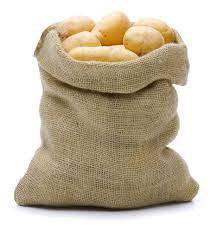
#> input picture Ejercicio 14/costal.jpg, 217 x 232 px, given in place of saco.jpeg, which was not available
$ python 'Ejercicio 14.py'
#> lines starting #> are read from the running program, lines starting #| are printed output that depends on the picture; pictures that were not available may be replaced by others from this repository, and a replacement may not be noted
import numpy as np
import cv2
import matplotlib.pyplot as plt

img1 = cv2.imread('saco.jpeg')
#> img1 is the input picture: shape (232, 217, 3); mean B, G, R 170, 189.2, 200.3
img2 = cv2.imread('entorno.jpeg',0)
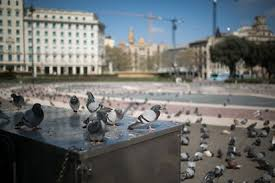
#> input picture Ejercicio 14/entorno.jpg, 275 x 183 px, given in place of entorno.jpeg, which was not available
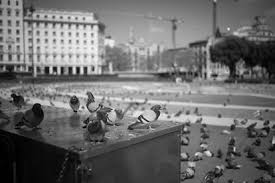
#> img2: shape (183, 275); min 0, max 255, mean 107.9

orb = cv2.ORB_create()

kp1, des1 = orb.detectAndCompute(img1,None)
#> kp1 = 268 keypoints; strongest (x, y, size): (167, 145, 31), (173, 85, 31), (168, 145, 37.2), (170, 144, 44.6)
kp2, des2 = orb.detectAndCompute(img2,None)
#> kp2 = 402 keypoints; strongest (x, y, size): (139, 118, 31), (142, 116, 31), (77, 67, 31), (55, 67, 31)

bf = cv2.BFMatcher(cv2.NORM_HAMMING, crossCheck=True)

matches = bf.match(des1,des2)
#> matches = 96 matches
matches = sorted(matches, key = lambda x:x.distance)

img3 = cv2.drawMatches(img1,kp1,img2,kp2,matches[:10],None, flags=2)
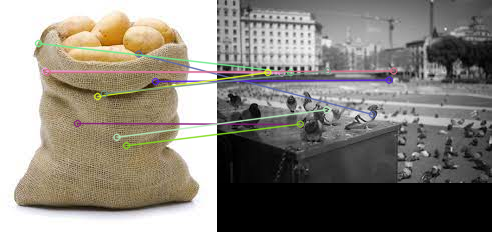
#> img3: shape (232, 492, 3); mean B, G, R 123.2, 131.4, 136.2
plt.imshow(img3)
plt.show()
